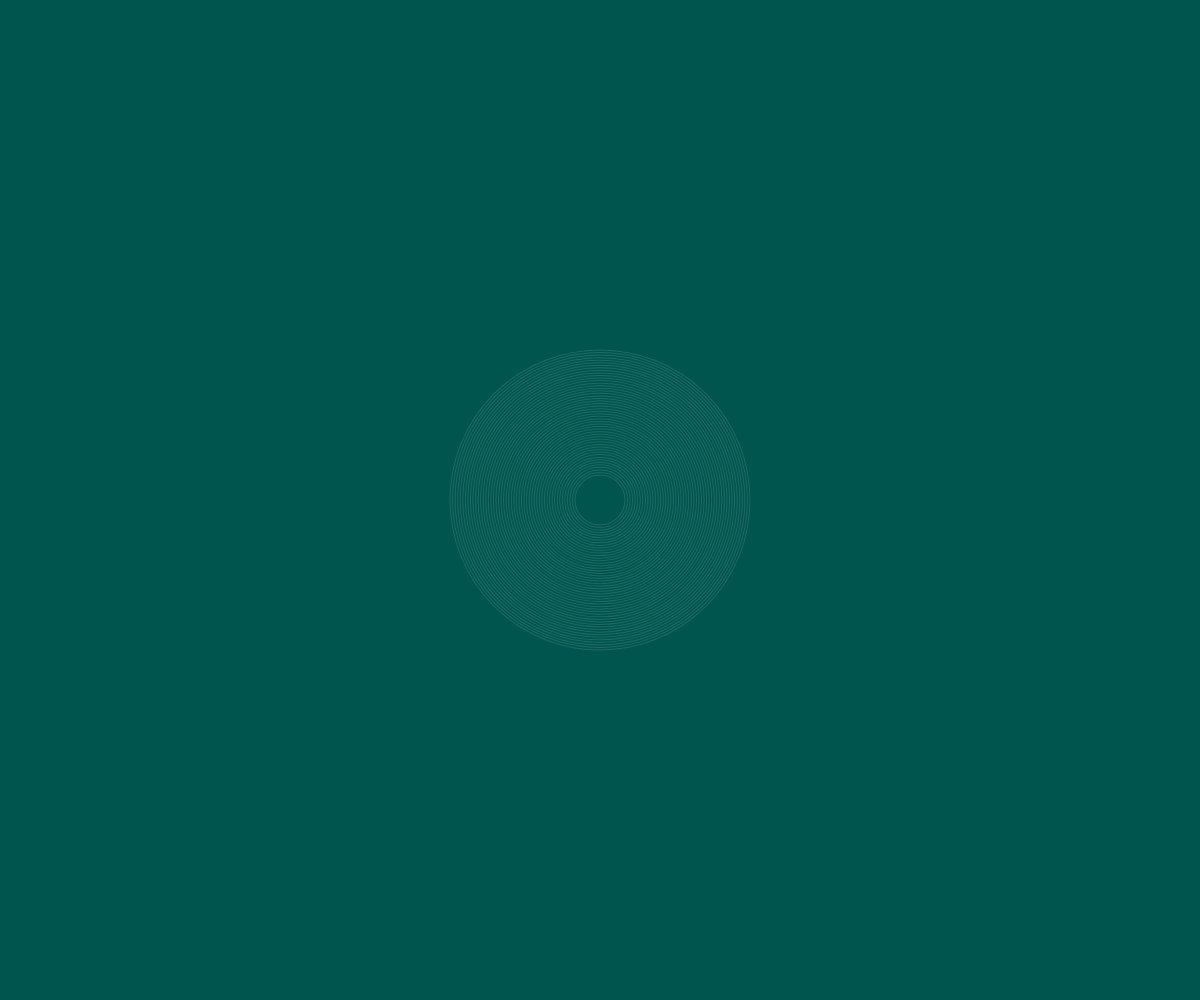
Frame 1 (no input)
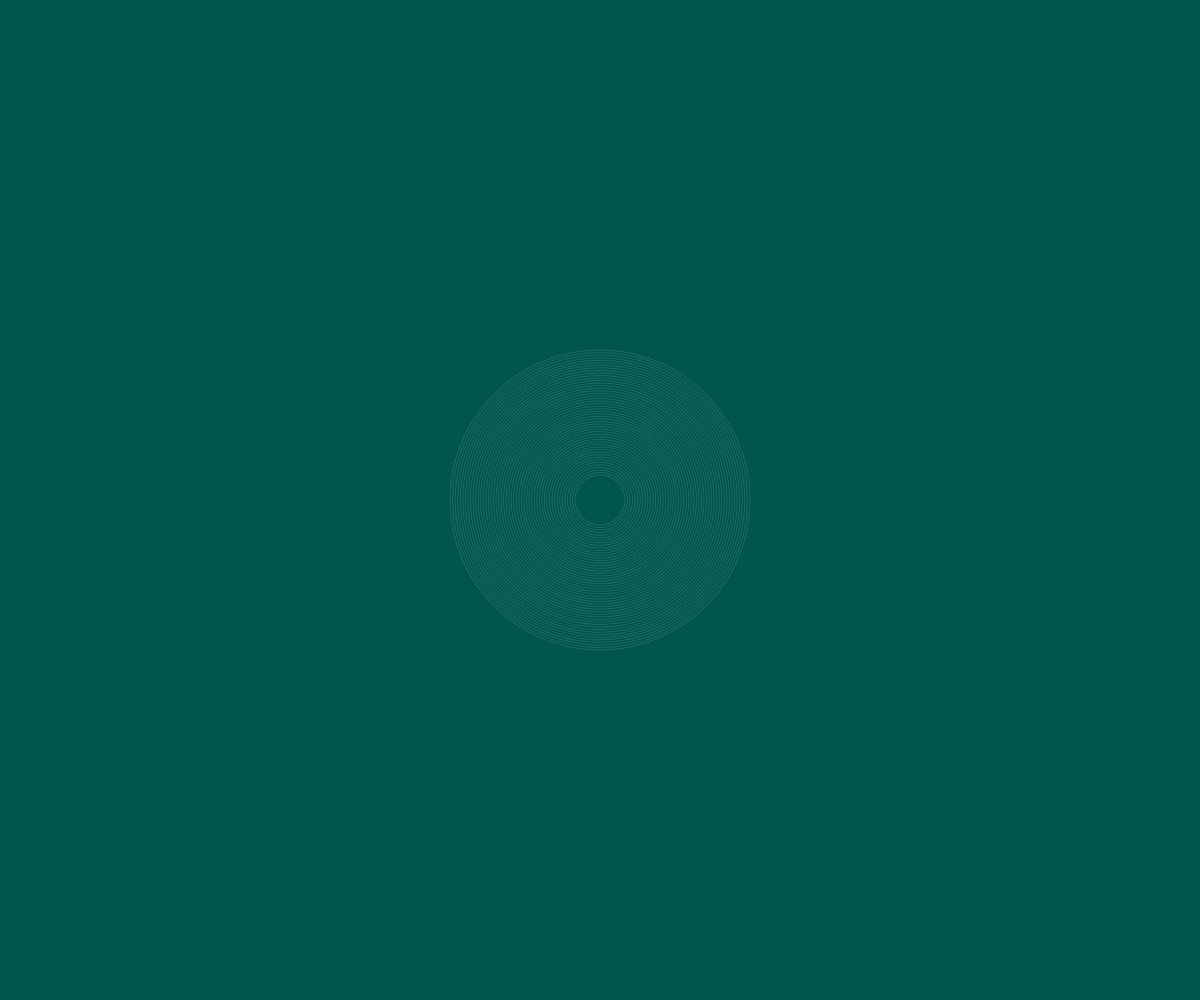
Frame 60 (no input)
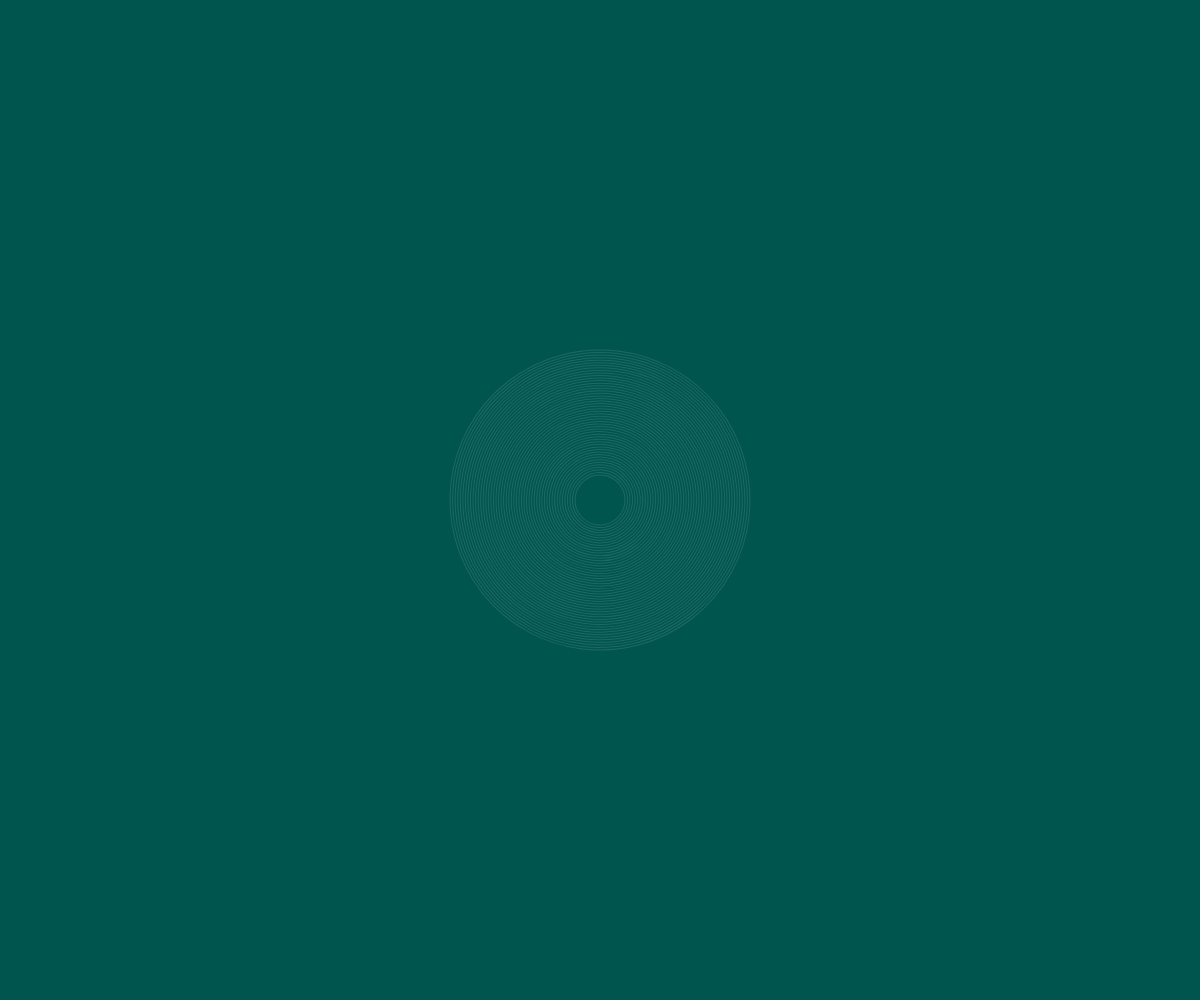
Frame 120 (the mouse pressed at the canvas centre since frame 60)

The p5.js sketch that drew these frames (run headless with seeded random() and noise() and a simulated clock; from frame 60 on, the mouse is pressed at the canvas centre):

// p5.js sketch
// ── sketch.js
let stripes = [];
let time = 0;

function setup() {
  createCanvas(windowWidth, windowHeight);
  noStroke();
  
  // Initialize stripes with varying properties
  for (let i = 0; i < 200; i++) {
    stripes.push({
      angle: random(TWO_PI),
      speed: random(0.005, 0.02),
      width: random(30, 100),
      hue: random(360),
      saturation: random(70, 100),
      brightness: random(70, 100),
      phase: random(TWO_PI)
    });
  }
}

function draw() {
  background(0);
  
  time += 0.01;
  
  // Draw each stripe as a polygon
  for (let i = 0; i < stripes.length; i++) {
    let s = stripes[i];
    
    // Update angle based on time and phase
    s.angle += s.speed * sin(time + s.phase);
    
    // Calculate vertices for the stripe
    let vertices = [];
    let segments = 10;
    let radius = max(width, height) * 1.5;
    
    for (let j = 0; j < segments; j++) {
      let a = s.angle + map(j, 0, segments - 1, 0, TWO_PI);
      let x = width / 2 + cos(a) * radius;
      let y = height / 2 + sin(a) * radius;
      vertices.push({x, y});
    }
    
    // Draw the stripe as a polygon
    fill(hue(s.hue), s.saturation, s.brightness);
    beginShape();
    for (let v of vertices) {
      vertex(v.x, v.y);
    }
    endShape(CLOSE);
    
    // Update hue to create shifting colors
    s.hue = (s.hue + 0.5) % 360;
  }
  
  // Create a lattice-like effect by drawing overlapping patterns
  push();
  translate(width / 2, height / 2);
  rotate(time * 0.1);
  for (let i = 0; i < 50; i++) {
    let size = map(i, 0, 49, 50, 300);
    stroke(255, 30);
    noFill();
    ellipse(0, 0, size, size);
  }
  pop();
}

function windowResized() {
  resizeCanvas(windowWidth, windowHeight);
}
